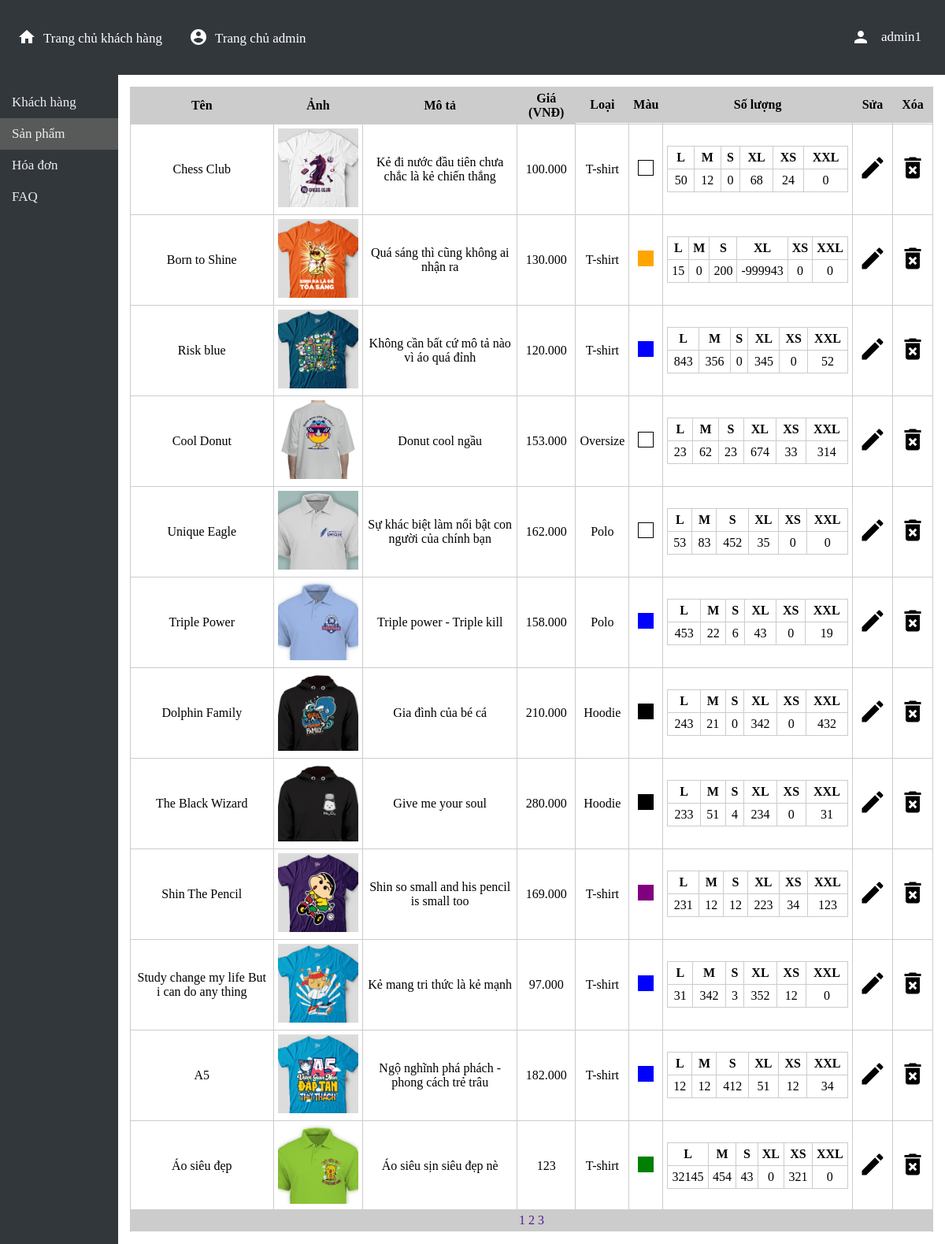
The app's page /manager/items/items-manager.php (signed in), older data.
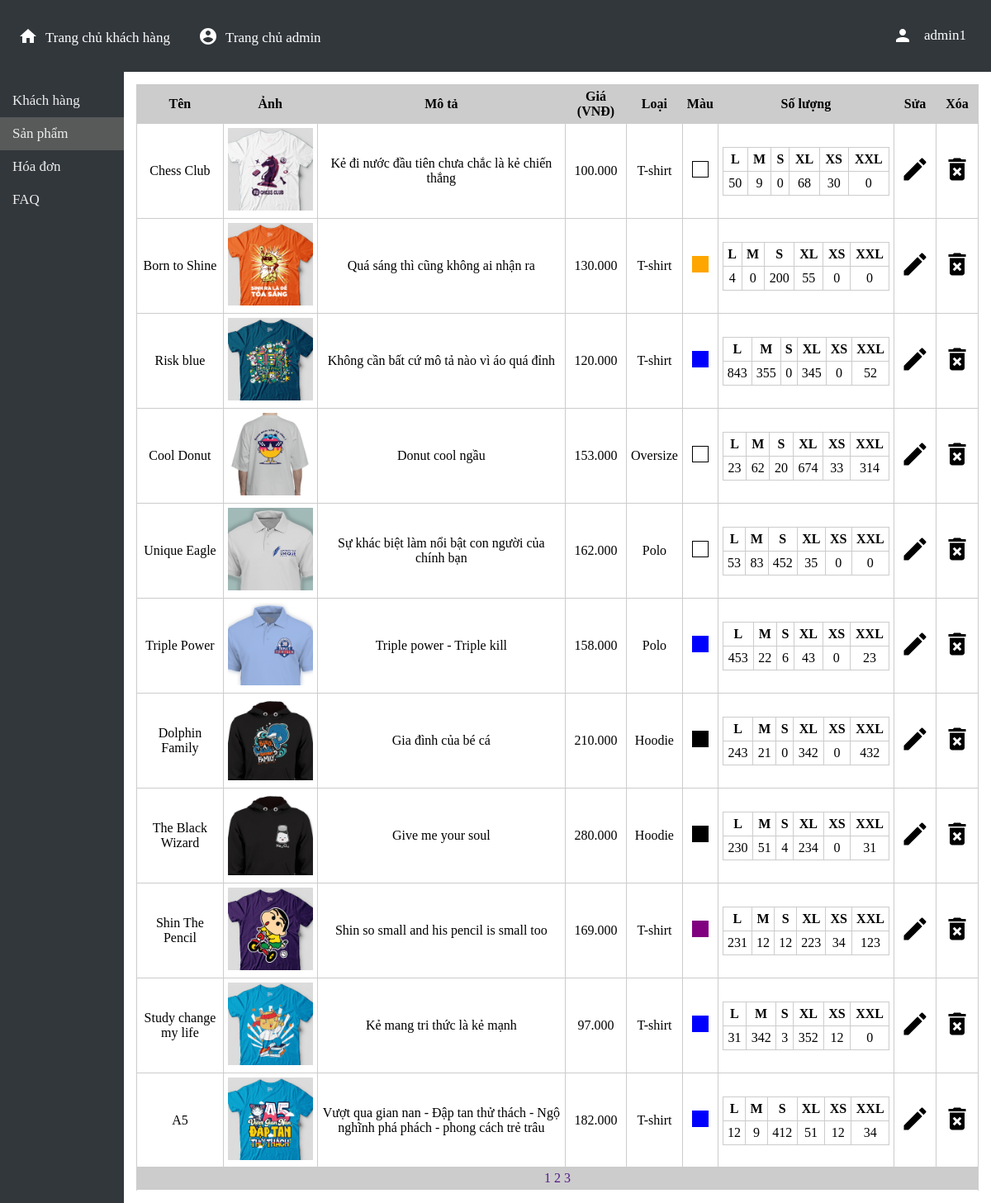
The same page, newer data.
### tables this page shows
CREATE TABLE `items` (
  `id` int(11) NOT NULL,
  `name` varchar(50) NOT NULL,
  `picture` varchar(100) DEFAULT NULL,
  `price` int(11) NOT NULL,
  `description` varchar(500) DEFAULT NULL,
  `id_type` int(11) NOT NULL,
  `id_color` int(11) NOT NULL
);

CREATE TABLE `item_types` (
  `id` int(11) NOT NULL,
  `type` varchar(50) NOT NULL
);

CREATE TABLE `item_colors` (
  `id` int(11) NOT NULL,
  `color` varchar(20) NOT NULL
);

CREATE TABLE `item_sizes` (
  `id` int(11) NOT NULL,
  `size` varchar(20) NOT NULL
);

CREATE TABLE `item_details` (
  `id_item` int(11) NOT NULL,
  `id_size` int(11) NOT NULL,
  `amount` int(11) NOT NULL
);

### manager/templates/check-admin-signed-in.php (called while the page is built, shortened)
        <?php
function is_admin_signed_in(): bool {
    if (isset($_SESSION["user"]) && $_SESSION["user"]["type"] == "admin") {
        return true;
    }
    return false;
}

### config/db.php (called while the page is built, shortened)
<?php
function sql_query(string $query_msg) {
    $connect = mysqli_connect(
        SERVER_NAME,
        USERNAME,
        PASSWORD,
        DB_NAME
    );
    mysqli_set_charset($connect, "utf8");
    $result = mysqli_query($connect, $query_msg) or trigger_error(mysqli_error($connect), E_USER_ERROR);
    return $result;
}

### manager/items/items-manager.php (the view, shortened to what this page needs)
<?php
    $root_path = $_SERVER["DOCUMENT_ROOT"];
    require_once($root_path . "/manager/templates/check-admin-signed-in.php");
    require_once($root_path . "/config/db.php");
?>
<!DOCTYPE html>
<html lang="en">
<head>
    <link rel="stylesheet" href="/manager/templates/css/all.css">
    <link rel="stylesheet" href="/manager/templates/css/layout.css">
</head>
<body>
    <?php include_once($root_path . "/manager/templates/header.php"); ?>
    <div class="page-body">
        <div class="page-menu">
            <?php include_once($root_path . "/manager/templates/menu.php"); ?>
        </div>
        <div class="page-content">
            <?php
                $items = sql_query("
                    SELECT *
                    FROM items;
                ");
            ?>
            <div class="scrollable">
            <table id="content-table">
                <tr class="table-bar-header" style="top: 0;">
                    <td>Tên</td>
                    <td>Ảnh</td>
                    <td>Mô tả</td>
                    <td>Giá (VNĐ)</td>
                    <td>Loại</td>
                    <td>Màu</td>
                    <td>Số lượng</td>
                    <td>Sửa</td>
                    <td>Xóa</td>
                </tr>
                <?php foreach($items as $item): ?>
                    <?php
                        $item_type = sql_query("
                            SELECT type
                            FROM item_types
                            WHERE id = {$item["id_type"]};
                        ");
                        $item_type = mysqli_fetch_array($item_type)["type"];
                        $item_color = sql_query("
                            SELECT color
                            FROM item_colors
                            WHERE id = {$item["id_color"]};
                        ");
                        $item_color = mysqli_fetch_array($item_color)["color"];
                        $item_details = sql_query("
                            SELECT *
                            FROM item_details
                            WHERE id_item = {$item["id"]};
                        ");
                    ?>
                    <tr>
                        <td><?= $item['name'] ?></td>
                        <td><img style="height: 100px;" src="<?= ITEM_IMAGE_SOURCE_PATH . $item['picture'] ?>"></td>
                        <td><?= $item['description'] ?></td>
                        <td>
                            <?= number_format($item['price'], 0, ',', '.') ?>
                        </td>
                        <td><?= $item_type ?></td>
                        <td>
                            <div style="
                                    display: inline-block;
                                    width: 20px; height: 20px;
                                    background-color: <?= $item_color ?>;
                                    <?php
                                        if ($item_color == 'white')
                                            echo 'border: 1px black solid;';
                                    ?>">
                            </div>
                        </td>
                        <td>
                            <?php
                                $item_sizes = sql_query("
                                    SELECT *
                                    FROM item_sizes;
                                ");
                            ?>
                            <table id="display-size">
                                <tr>
                                    <?php
                                        foreach ($item_sizes as $item_size) {
                                            ?>
                                            <th><?= $item_size["size"] ?></th>
                                            <?php
                                        }
                                    ?>
                                </tr>
                                <tr>
                                    <?php
                                        foreach ($item_sizes as $item_size) {
                                            $found_item = false;
                                            foreach ($item_details as $item_data) {
                                                if ($item_data["id_size"] == $item_size["id"]) {
                                                    $found_item = true;
                                                    ?>
                                                    <td><?= $item_data["amount"] ?></td>
                                                    <?php
                                                    break;
                                                }
                                            }
                                            if (!$found_item) {
                                                ?>
                                                <td>0</td>
                                                <?php
                                            }
                                        }
                                    ?>
                                </tr>
                            </table>
                        </td>
                        <td>
                            <a class="btn-action" href="/manager/items/item-update.php?id=<?= $item['id'] ?>">
                                <svg xmlns="http://www.w3.org/2000/svg" viewBox="0 0 24 24" fill="black" width="36px" height="36px"><path d="M0 0h24v24H0z" fill="none"/><path d="M3 17.25V21h3.75L17.81 9.94l-3.75-3.75L3 17.25zM20.71 7.04c.39-.39.39-1.02 0-1.41l-2.34-2.34c-.39-.39-1.02-.39-1.41 0l-1.83 1.83 3.75 3.75 1.83-1.83z"/></svg>
                            </a>
                        </td>
                        <td>
                            <a class="btn-action" href="/manager/items/item-delete-process.php?id=<?= $item['id'] ?>">
                            </a>
                        </td>
                    </tr>
                <?php endforeach ?>
                <tr class="table-bar-footer" style="bottom: 0;">
                    <td colspan="9">
                        <a href="">1</a>
                        <a href="">2</a>
                        <a href="">3</a>
                    </td>
                </tr>
            </table>
            </div>
        </div>
    </div>
</body>
</html>

### manager/templates/header.php (shortened to what this page needs)
<?php
    require_once($_SERVER["DOCUMENT_ROOT"] . "/manager/templates/check-admin-signed-in.php");
?>
<link rel="stylesheet" href="/manager/templates/css/header-style.css">
<div id="admin-header">
    <div class="page-header">
    <nav class="header-menu">
        <ul>
            <a href="/public/home.php">
                <li>
                    <svg class="menu-option-icon" xmlns="http://www.w3.org/2000/svg" viewBox="0 0 24 24" fill="white" width="24px" height="24px"><path d="M0 0h24v24H0z" fill="none"/><path d="M10 20v-6h4v6h5v-8h3L12 3 2 12h3v8z"/></svg>
                    <span>Trang chủ khách hàng</span>
                </li>
            </a>
            <a href="/manager/main/main-manager.php">
                <li>
                    <span>Trang chủ admin</span>
                </li>
            </a>
        </ul>
    </nav>
    <div class="user-panel"
        onmouseover="document.getElementById('account-options').style.visibility = 'visible'"
        onmouseleave="document.getElementById('account-options').style.visibility = 'hidden'">
        <div class="account-display">
            <svg xmlns="http://www.w3.org/2000/svg" viewBox="0 0 24 24" fill="white" width="24px" height="24px"><path d="M0 0h24v24H0z" fill="none"/><path d="M12 12c2.21 0 4-1.79 4-4s-1.79-4-4-4-4 1.79-4 4 1.79 4 4 4zm0 2c-2.67 0-8 1.34-8 4v2h16v-2c0-2.66-5.33-4-8-4z"/></svg>
            <a class="user-name">
                <?php
                    if (is_admin_signed_in()) {
                        echo $_SESSION["user"]["admin"]["name"];
                    }
                ?>
            </a>
        </div>
    </div>
    </div>
</div>

### manager/templates/menu.php (shortened to what this page needs)
<link rel="stylesheet" href="/manager/templates/css/menu-style.css">
<div id="page-menu">
    <ul class="main-menu">
        <?php require_once($_SERVER["DOCUMENT_ROOT"] . "/manager/templates/check-admin-signed-in.php"); ?>
        <li class="<?php if (MENU_OPTION == "customer") echo "current-option"; ?>">
            <a href="#">Khách hàng</a>
        </li>
        <li class="<?php if (MENU_OPTION == "item") echo "current-option"; ?>">
            <a href="#">Sản phẩm</a>
        </li>
        <li class="<?php if (MENU_OPTION == "order") echo "current-option"; ?>">
            <a href="#">Hóa đơn</a>
        </li>
        <li class="<?php if (MENU_OPTION == "faq") echo "current-option"; ?>">
            <a href="#">FAQ</a>
        </li>
    </ul>
</div>

### manager/templates/css/all.css (style rules this page uses)
* { margin: 0; padding: 0; list-style: none; text-decoration: none; box-sizing: border-box; }

### manager/templates/css/layout.css (style rules this page uses)
:root { --slide-menu-size: 150px; --table-header-background-color: #ccc; --table-footer-background-color: #ccc; --table-border-color: #ccc; --table-hover-color: #f0f0f0; --btn-action-hover-color: #ccc; }
.page-body { display: grid; grid-template-columns: var(--slide-menu-size) auto; height: 94vh; width: 100vw; }
.page-content { overflow: scroll; display: inline-block; box-sizing: border-box; width: 100%; padding: 15px 15px 15px 15px; }
#content-table { width: 100%; border: 1px var(--table-border-color) solid; border-collapse: collapse; }
#content-table .table-bar-header { position: sticky; }
#content-table .table-bar-header > td { font-weight: bold; background-color: var(--table-header-background-color); }
#content-table .table-bar-footer { position: sticky; }
#content-table .table-bar-footer > td { border: 0; border: 1px var(--table-border-color) solid; background-color: var(--table-footer-background-color); }
#content-table tr td { border: 1px var(--table-border-color) solid; padding: 5px 5px 5px 5px; vertical-align: top; text-align: center; vertical-align: middle; }
#content-table .btn-action { display: inline-block; width: 40px; height: 40px; }
.scrollable { width: 100%; max-height: 100%; overflow-x: scroll; overflow-y: scroll; }

### manager/templates/css/header-style.css (style rules this page uses)
#admin-header { --admin-header-foreground-color: #eee; --admin-header-background-color: #32373c; --admin-header-menu-hover: #585959; background-color: var(--admin-header-background-color); color: var(--admin-header-foreground-color); line-height: 30px; width: 100%; display: flex; align-items: center; min-height: 6vh; }
#admin-header .page-header { width: 100%; display: flex; justify-content: space-between; }
#admin-header .header-menu { margin-left: 7px; font-size: 17px; }
#admin-header .header-menu ul li { display: inline-block; margin: 0px 5px 0 5px; padding: 0px 10px 0px 10px; }
#admin-header .header-menu ul a { color: white; }
#admin-header .header-menu .menu-option-icon { position: relative; top: 5px; margin-right: 5px; }
#admin-header .user-panel { margin-right: 15px; padding: 0 10px 0 10px; }
#admin-header .user-panel .account-display { width: 100%; cursor: pointer; }
#admin-header .user-panel .account-display * { margin: 0 5px 0 5px; vertical-align: middle; }
#admin-header .user-panel .account-display .user-name { font-size: 17px; color: white; }

### manager/templates/css/menu-style.css (style rules this page uses)
#page-menu { --page-menu-background-color: #32373c; --page-menu-foreground-color: #eee; --page-menu-hover: #585959; position: relative; background-color: var(--page-menu-background-color); color: var(--page-menu-foreground-color); height: 100%; flex: 0 0 10em; padding-top: 15px; }
#page-menu * { color: var(--page-menu-foreground-color); font-size: 17px; }
#page-menu .main-menu li { width: 100%; padding: 10px 0 10px 15px; position: relative; cursor: pointer; }
#page-menu .main-menu .current-option { background-color: var(--page-menu-hover); }

### manager/items/items-manager.php (style rules this page uses)
#display-size { width: 100%; border: 1px #ccc solid; border-collapse: collapse; }
#display-size tr th { border: 1px #ccc solid; padding: 5px 5px 5px 5px; }
#display-size tr td { border: 1px #ccc solid; padding: 5px 5px 5px 5px; }

Row changes from the older to the newer data that the page shows:
removed items: name "Áo siêu đẹp", picture (picture), description "Áo siêu sịn siêu đẹp nè", price "123", id_type.type "T-shirt", item_sizes (size "L"), item_sizes (size "M"), item_sizes (size "S"), item_sizes (size "XL"), item_sizes (size "XS"), item_sizes (size "XXL")
removed item_details: amount "32145", shown under item_sizes (number 1 of 6 on the later page)
removed item_details: amount "454", shown under item_sizes (number 2 of 6 on the later page)
removed item_details: amount "43", shown under item_sizes (number 3 of 6 on the later page)
removed item_details: amount "321", shown under item_sizes "XS"
changed item_details (number 2 of 52 on the later page): amount "12" → "9"
changed item_details (number 4 of 52 on the later page): amount "24" → "30"
changed item_details (number 5 of 52 on the later page): amount "15" → "4"
changed item_details (number 7 of 52 on the later page): amount "-999943" → "55"
changed item_details (number 9 of 52 on the later page): amount "356" → "355"
changed item_details (number 14 of 52 on the later page): amount "23" → "20"
changed item_details (number 26 of 52 on the later page): amount "19" → "23"
changed item_details (number 31 of 52 on the later page): amount "233" → "230"
changed items "Kẻ mang tri thức là kẻ mạnh": name "Study change my life But i can do any thing" → "Study change my life"
changed items: description "Ngộ nghĩnh phá phách - phong cách trẻ trâu" → "Vượt qua gian nan - Đập tan thử thách - Ngộ nghĩnh phá phách - phong cách trẻ trâu"
changed item_details (number 48 of 52 on the later page): amount "12" → "9"
